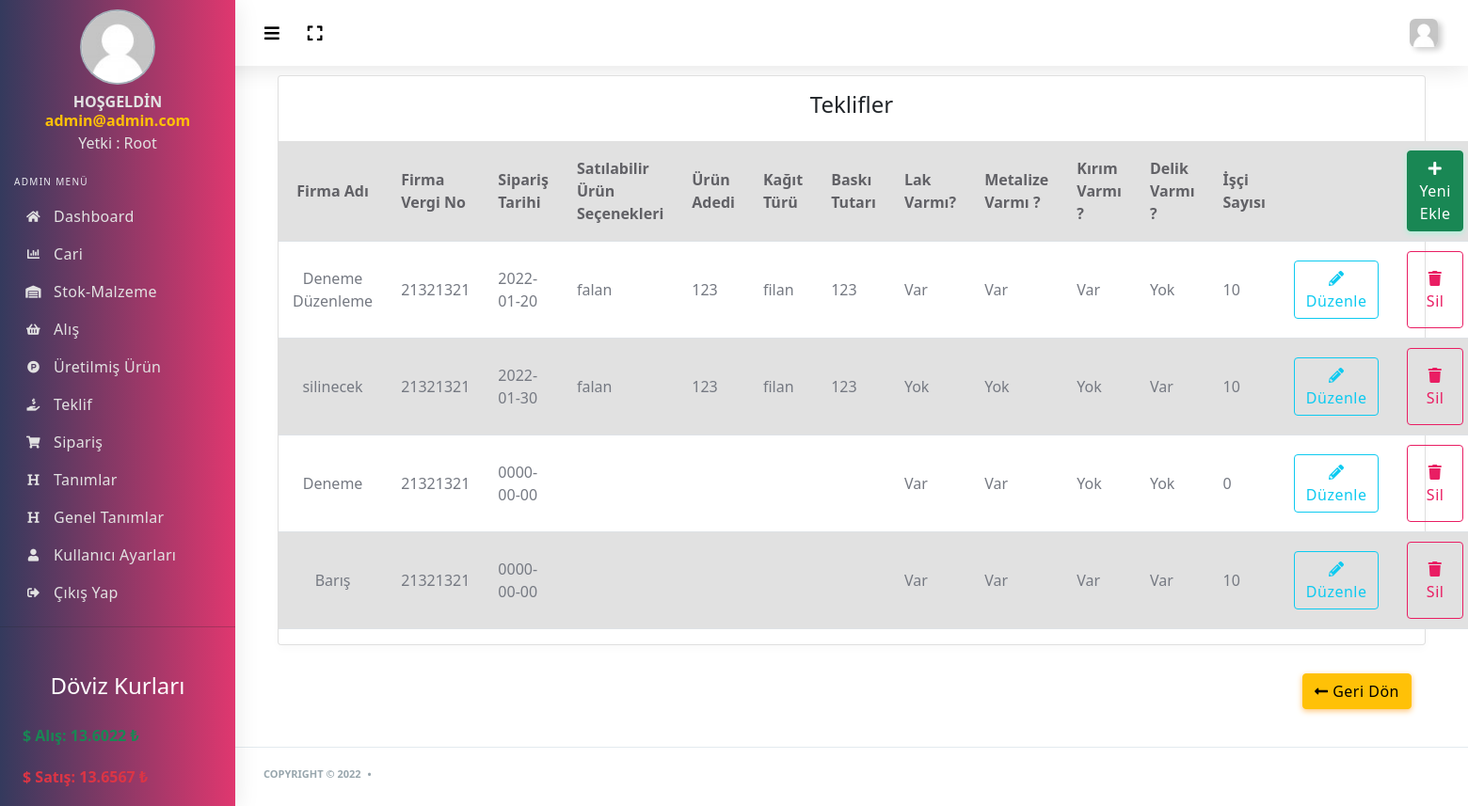
Page /admin/teklif.php (signed in) on the committed database.
### tables this page shows
CREATE TABLE `kullanici_tbl` (
  `kullanici_id` int(11) NOT NULL,
  `kullanici_foto` varchar(500) NOT NULL,
  `kullanici_ad` varchar(50) NOT NULL,
  `kullanici_sifre` varchar(50) NOT NULL,
  `kullanici_zaman` date NOT NULL,
  `kullanici_hakkinda` text NOT NULL,
  `kullanici_dogumyeri` varchar(50) NOT NULL,
  `kullanici_adsoyad` varchar(100) NOT NULL,
  `kullanici_yetki` int(2) NOT NULL,
  `kullanici_facebook` varchar(500) NOT NULL,
  `kullanici_twitter` varchar(500) NOT NULL,
  `kullanici_github` varchar(500) NOT NULL,
  `kullanici_instagram` varchar(500) NOT NULL,
  `kullanici_tel` varchar(50) NOT NULL
);

CREATE TABLE `doviz_tbl` (
  `id` int(11) NOT NULL,
  `dolar_alis` double NOT NULL,
  `dolar_satis` double NOT NULL,
  `euro_alis` double NOT NULL,
  `euro_satis` double NOT NULL
);

CREATE TABLE `teklifekrani_tbl` (
  `id` int(11) NOT NULL,
  `teklif_firmaad` varchar(255) NOT NULL,
  `teklif_firmavergino` varchar(255) NOT NULL,
  `teklif_siparistarihi` date NOT NULL,
  `teklif_satilabilirurunsecenekleri` varchar(255) NOT NULL,
  `teklif_urunadedi` varchar(255) NOT NULL,
  `teklif_kagitturu` varchar(255) NOT NULL,
  `teklif_baskitutari` varchar(255) NOT NULL,
  `teklif_lakvarmi` tinyint(1) NOT NULL,
  `teklif_metalizevarmi` tinyint(1) NOT NULL,
  `teklif_kirimvarmi` tinyint(1) NOT NULL,
  `teklif_delikvarmi` tinyint(1) NOT NULL,
  `teklif_iscisayisi` int(11) NOT NULL
);

### admin/teklif.php (the view, shortened to what this page needs)
<?php include 'header.php' ?>
<?php include 'sidebar.php';
$teklifsor=$db->prepare("SELECT * FROM teklifekrani_tbl ORDER BY id ASC");
$teklifsor->execute();
?>
<div class="main-content">
	<div class="col-12 col-md-12 col-lg-12">
		<div class="card">
			<h4 class="text-center p-3">Teklifler</h4>
			<form action="../islem.php" method="POST">
				<table class="table table-striped table-md">
					<tr>
						<th class="text-center">Firma Adı</th>
						<th>Firma Vergi No</th>
						<th>Sipariş Tarihi</th>
						<th>Satılabilir Ürün Seçenekleri</th>
						<th>Ürün Adedi</th>
						<th>Kağıt Türü</th>
						<th>Baskı Tutarı</th>
						<th>Lak Varmı?</th>
						<th>Metalize Varmı ?</th>
						<th>Kırım Varmı ?</th>
						<th>Delik Varmı ?</th>
						<th>İşçi Sayısı</th>
						<th></th>
						<th style="width: 15%;"><a href="teklif-ekle.php" class="btn btn-success"><i class="fa fa-plus"></i> Yeni Ekle</a></th>
					</tr>
					<?php while ($teklifcek=$teklifsor->fetch(PDO::FETCH_ASSOC)) {
						?>
						<tr>
							<td class="text-center"><?=$teklifcek['teklif_firmaad']; ?></td>
							<td style="width:16%;"><?=$teklifcek['teklif_firmavergino']; ?></td>
							<td style="width:16%;"><?=$teklifcek['teklif_siparistarihi']; ?></td>
							<td style="width:16%;"><?=$teklifcek['teklif_satilabilirurunsecenekleri']; ?></td>
							<td style="width:16%;"><?=$teklifcek['teklif_urunadedi']; ?></td>
							<td style="width:16%;"><?=$teklifcek['teklif_kagitturu']; ?></td>
							<td style="width:16%;"><?=$teklifcek['teklif_baskitutari']; ?></td>
							<td style="width:16%;">
								<?php if ($teklifcek['teklif_lakvarmi']==0) {?>
									Yok
								<?php }else {?>
									Var
								<?php } ?>
							</td>
							<td style="width:16%;">
								<?php if ($teklifcek['teklif_metalizevarmi']==0) {?>
									Yok
								<?php }else {?>
									Var
								<?php } ?>
							</td>
							<td style="width:16%;">
								<?php if ($teklifcek['teklif_kirimvarmi']==0) {?>
									Yok
								<?php }else {?>
									Var
								<?php } ?>
							</td>
							<td style="width:16%;">
								<?php if ($teklifcek['teklif_delikvarmi']==0) {?>
									Yok
								<?php }else {?>
									Var
								<?php } ?>
							</td>
							<td style="width:16%;"><?=$teklifcek['teklif_iscisayisi']; ?></td>
							<td><a href="teklif-duzenle.php?id=<?=$teklifcek['id'] ?>" class="btn btn-outline-info"><i class="fa fa-pencil-alt"></i> Düzenle</a></td>
							<td><a href="../islem.php?teklifsil=ok&id=<?=$teklifcek['id'] ?>" onclick="return confirm('Silmek istediğinize emin misiniz?')" class="btn btn-outline-primary p-3"><i class="fa fa-trash"></i> Sil</a></td>
						</tr>
					<?php } ?>
				</table>
			</div>
			<div class="col-md-12 text-right">
				<a class="btn btn-warning" href="index.php"><i class="fa fa-long-arrow-alt-left"></i> Geri Dön</a>
			</div>
	</div>
</div>
</div>
</div>
<?php include 'footer.php' ?>

### admin/header.php (shortened to what this page needs)
<?php
include '../doviz.php';
$kullanicisor =$db->prepare("SELECT * FROM kullanici_tbl WHERE kullanici_ad=:ad");
$kullanicisor->execute(array(
  'ad' => $_SESSION['kullanici_ad']
));
$kullanicicek=$kullanicisor->fetch(PDO::FETCH_ASSOC);
$dovizsor=$db->prepare("SELECT * FROM doviz_tbl WHERE id=1");
$dovizsor->execute(array(0));
$dovizcek=$dovizsor->fetch(PDO::FETCH_ASSOC);
?>
<!DOCTYPE html>
<html lang="en">
<head>
  <link rel="stylesheet" href="assets/css/app.min.css">
  <link rel="stylesheet" href="assets/css/style.css">
  <link rel="stylesheet" href="assets/css/components.css">
  <link rel="stylesheet" href="assets/bundles/bootstrap-social/bootstrap-social.css">
  <link rel="stylesheet" href="assets/bundles/flag-icon-css/css/flag-icon.min.css">
  <link rel="stylesheet" href="assets/dropzone/dist/dropzone.css">
  <link rel="stylesheet" href="assets/dropzone/dist/basic.css">
  <link rel="stylesheet" href="assets/css/bootstrap.min.css">
</head>
<body>
  <div id="app">
    <div class="main-wrapper main-wrapper-1">
      <div class="navbar-bg"></div>
      <nav class="navbar navbar-expand-lg main-navbar">
        <div class="form-inline mr-auto">
          <ul class="navbar-nav mr-3">
            <li><a href="#" data-toggle="sidebar" class="nav-link nav-link-lg collapse-btn"><i
              class="fas fa-bars"></i></a></li>
              <li><a href="#" class="nav-link nav-link-lg fullscreen-btn">
                <i class="fas fa-expand"></i>
              </a>
            </li>
          </ul>
        </div>
        <ul class="navbar-nav navbar-right">
          <li class="dropdown"><a href="#" data-toggle="dropdown"
            class="nav-link dropdown-toggle nav-link-lg nav-link-user">
            <img alt="image" src="<?=$kullanicicek['kullanici_foto'] ?>" class="user-img-radious-style">
            <span class="d-sm-none d-lg-inline-block"></span></a>
          </li>
        </ul>
      </nav>

### admin/sidebar.php (shortened to what this page needs)
<?php
$kullanicisor =$db->prepare("SELECT * FROM kullanici_tbl WHERE kullanici_ad=:ad");
$kullanicisor->execute(array(
  'ad' => $_SESSION['kullanici_ad']
));
$kullanicicek=$kullanicisor->fetch(PDO::FETCH_ASSOC);
?>
<div class="main-sidebar sidebar-style-2">
  <aside id="sidebar-wrapper">
    <ul class="sidebar-menu">
      <li class="dropdown active" style="display: block;">
        <div class="sidebar-profile">
          <div class="siderbar-profile-pic">
            <img src="<?php echo $kullanicicek['kullanici_foto'] ?>" class="profile-img-circle box-center" alt="User Image">
          </div>
          <div class="siderbar-profile-details">
            <div class="siderbar-profile-name">HOŞGELDİN</div>
            <div class="siderbar-profile-name text-warning"><?php echo $_SESSION['kullanici_ad'] ?> </div>
            <div class="sidebar-profile-position">
              <?php if ($kullanicicek['kullanici_yetki']==0) {
                echo "Yetki : Root";
              }elseif ($kullanicicek['kullanici_yetki']==1) {
                echo "Yetki: Yönetici";
              }else{echo "Yetki: Üye";}
              ?></div>
            </div>
          </div>
        </li>
        <li class="menu-header">Admin Menü</li>
        <li><a class="nav-link" href="index.php"><i class="fas fa-home"></i><span>Dashboard</span></a></li>
        <?php if($kullanicicek['kullanici_yetki']<=1) { ?>
          <li><a class="nav-link" href="cari.php"><i class="fas fa-chart-bar"></i><span>Cari</span></a></li>
          <li><a class="nav-link" href="stok.php"><i class="fas fa-warehouse"></i><span>Stok-Malzeme</span></a></li>
          <li><a class="nav-link" href="alis.php"><i class="fas fa-shopping-basket"></i><span>Alış</span></a></li>
          <li><a class="nav-link" href="urun.php"><i class="fab fa-product-hunt"></i><span>Üretilmiş Ürün</span></a></li>
          <li><a class="nav-link" href="teklif.php"><i class="fas fa-hand-holding-usd"></i><span>Teklif</span></a></li>
          <li><a class="nav-link" href="siparis.php"><i class="fas fa-shopping-cart"></i><span>Sipariş</span></a></li>
          <li><a class="nav-link" href="tanimlar.php"><i class="fas fa-heading"></i><span>Tanımlar</span></a></li>
          <li><a class="nav-link" href="geneltanimlar.php"><i class="fas fa-heading"></i><span>Genel Tanımlar</span></a></li>
          <?php if ($kullanicicek['kullanici_yetki']==0) { ?>
            <li><a class="nav-link" href="kullanicilar.php"><i class="fas fa-user"></i><span>Kullanıcı Ayarları</span></a></li>
          <?php } ?>
        <?php } ?>
        <li><a class="nav-link" href="logout.php"><i class="fas fa-sign-out-alt"></i><span>Çıkış Yap</span></a></li><hr>
        <li class="mt-5">
          <h4 class="text-white text-center">Döviz Kurları</h4>
          <nav class="nav text-white fw-bold m-4">
            <p class="text-success">$ Alış: <?=$dovizcek['dolar_alis']?> ₺</p>
            <p class="text-danger">$ Satış: <?=$dovizcek['dolar_satis']?> ₺</p>
          </nav>
        </li>
      </ul>
    </aside>
  </div>

### admin/footer.php (shortened to what this page needs)
<footer class="main-footer">
  <div class="footer-left">
    Copyright &copy; 2022 <div class="bullet"></div>
  </div>
</footer>
</body>
</html>

### admin/assets/css/components.css (style rules this page uses)
.box-center { margin:0 auto }

### rows in the picture
kullanici_tbl: kullanici_foto (placeholder picture)
doviz_tbl: dolar_alis "13.6022", dolar_satis "13.6567"
teklifekrani_tbl: teklif_firmaad "Deneme Düzenleme", teklif_firmavergino "21321321", teklif_siparistarihi "2022-01-20", teklif_satilabilirurunsecenekleri "falan", teklif_urunadedi "123", teklif_kagitturu "filan", teklif_baskitutari "123", teklif_lakvarmi "Var", teklif_metalizevarmi "Var", teklif_kirimvarmi "Var", teklif_delikvarmi "Yok", teklif_iscisayisi "10"
teklifekrani_tbl: teklif_firmaad "silinecek", teklif_firmavergino "21321321", teklif_siparistarihi "2022-01-30", teklif_satilabilirurunsecenekleri "falan", teklif_urunadedi "123", teklif_kagitturu "filan", teklif_baskitutari "123", teklif_lakvarmi "Yok", teklif_metalizevarmi "Yok", teklif_kirimvarmi "Yok", teklif_delikvarmi "Var", teklif_iscisayisi "10"
teklifekrani_tbl: teklif_firmaad "Deneme", teklif_firmavergino "21321321", teklif_siparistarihi "0000-00-00", teklif_lakvarmi "Var", teklif_metalizevarmi "Var", teklif_kirimvarmi "Yok", teklif_delikvarmi "Yok", teklif_iscisayisi "0"
teklifekrani_tbl: teklif_firmaad "Barış", teklif_firmavergino "21321321", teklif_siparistarihi "0000-00-00", teklif_lakvarmi "Var", teklif_metalizevarmi "Var", teklif_kirimvarmi "Var", teklif_delikvarmi "Var", teklif_iscisayisi "10"

### other values in the picture
$_SESSION['kullanici_ad'] "admin@admin.com"
